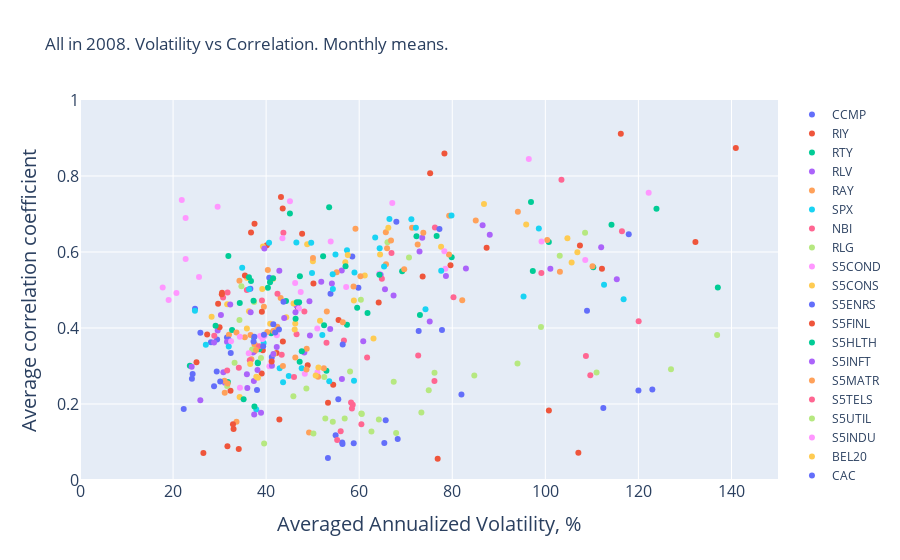
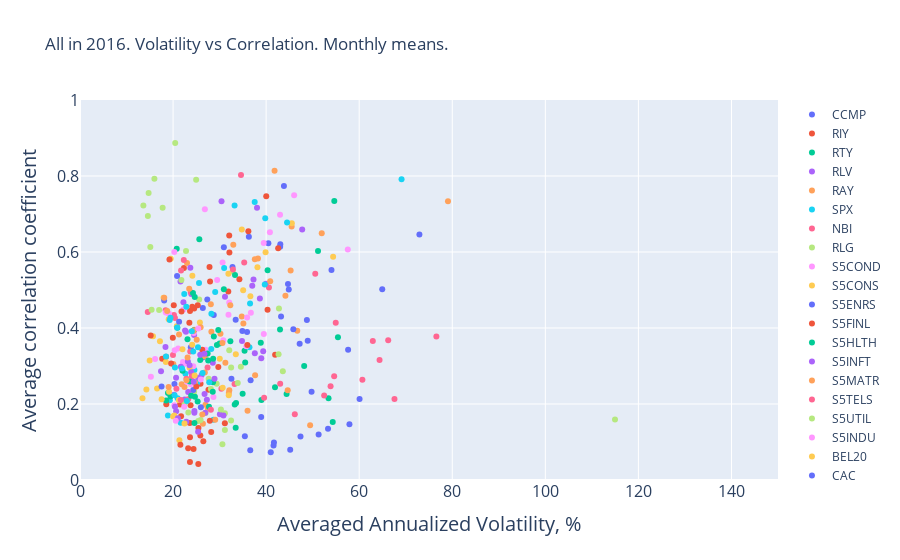
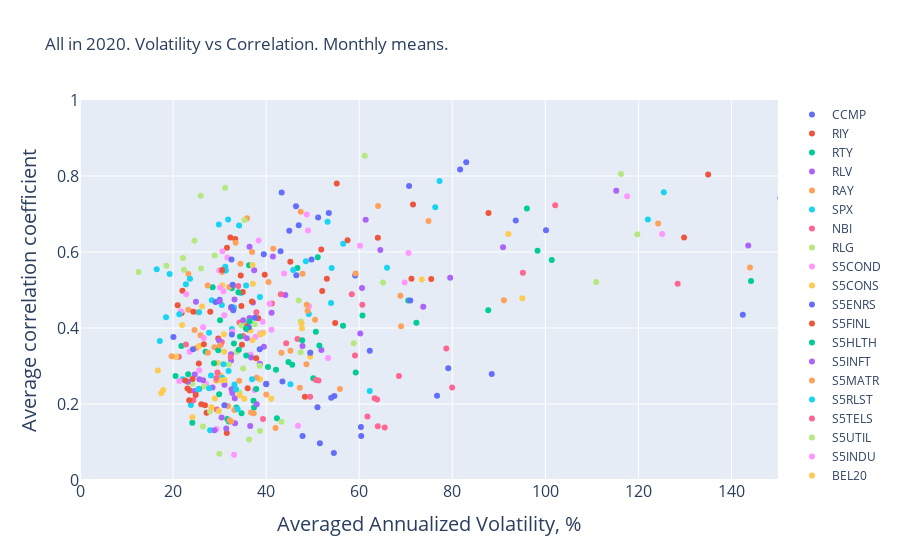
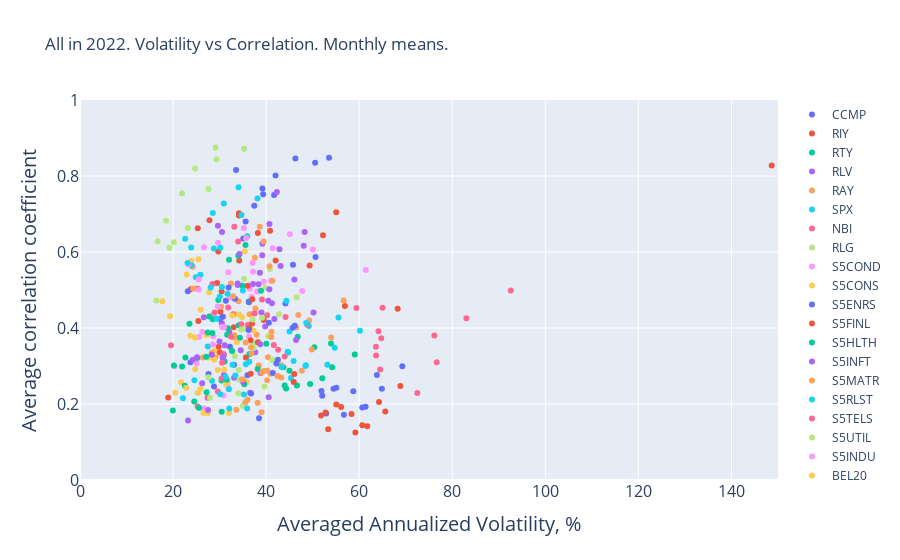

Source (notebook cell) for these figures, in order:
### Markdown cell above
Plot data by year:

### Code cell
for year in stacked_df['year'].unique():

    fig = go.Figure()

    for index in list(stacked_df['index'].unique()):

        a = stacked_df[(stacked_df['index']==index) & (stacked_df['year']==year)]

        hover_texts = stacked_df[(stacked_df['index']==index) & (stacked_df['year']==year)].apply(lambda row: f'{row["index"]}, {row["month_abbr"]} {row["year"]}', axis=1)
        fig.add_trace(go.Scatter(x = np.sqrt(252.)*100.*stacked_df[(stacked_df['index']==index) & (stacked_df['year']==year)]["volatility"], 
                             y = stacked_df[(stacked_df['index']==index) & (stacked_df['year']==year)]["correlation"],
                             text = hover_texts,
                             #hovertemplate='%{text}',
                             mode='markers', 
                             name=f'{index}'))

    fig.update_layout(title=f'All in {year}. Volatility vs Correlation. Monthly means.', 
                      xaxis_title='Averaged Annualized Volatility, %', 
                      yaxis_title='Average correlation coefficient',
                      yaxis_range=[0., 1.],
                      xaxis_range=[0, 150.],
                    xaxis=dict(
                          title_font=dict(size=20),
                          tickfont=dict(size=16)),
                    yaxis=dict(
                          title_font=dict(size=20),
                          tickfont=dict(size=16)))
        
    fig.show()
